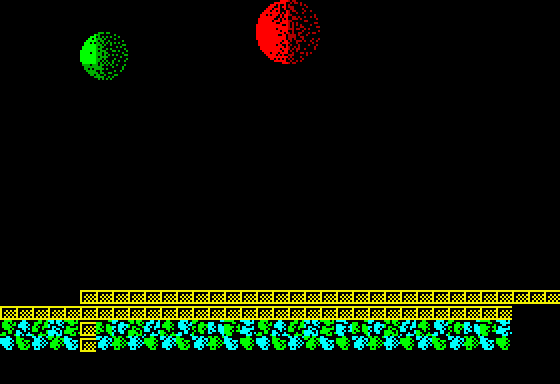

The image is a tile-based game level rendered from a .tmx file. Its description and complete source (layers, tilesets, objects, tile grids) follow:
An orthogonal 35x24 tile map with 16x16 px tiles, 1 tile layer (Collision), 3 tilesets, 1 image layer and 2 objects (vitorc, ammo_pack).

<map version="1.0" orientation="orthogonal" width="35" height="24" tilewidth="16" tileheight="16">
 <properties>
  <property name="background_color" value="#000000" />
  <property name="zoneNumber" value="111" />
  <property name="zoneSource" value="rusarh/exolon-esl asm/data_zone_data.asm" />
  <property name="nextLevel" value="L05S13" />
 </properties>
 <tileset firstgid="1" name="tiles" tilewidth="16" tileheight="16">
  <image source="tiles.png" width="240" height="512" />
 </tileset>
 <tileset firstgid="481" name="rocks" tilewidth="16" tileheight="16">
  <image source="rocks.png" width="512" height="48" />
 </tileset>
 <tileset firstgid="577" name="generated_terrain" tilewidth="16" tileheight="16">
  <image source="generated_terrain.png" width="256" height="16" />
 </tileset>
 <imagelayer name="Original Static Scenery">
  <image source="zone_111_original.png" width="512" height="384" />
 </imagelayer>
 <layer name="Collision" width="35" height="24">
  <data encoding="csv">0,0,0,0,0,0,0,0,0,0,0,0,0,0,0,0,0,0,0,0,0,0,0,0,0,0,0,0,0,0,0,0,0,0,0,
0,0,0,0,0,0,0,0,0,0,0,0,0,0,0,0,0,0,0,0,0,0,0,0,0,0,0,0,0,0,0,0,0,0,0,
0,0,0,0,0,0,0,0,0,0,0,0,0,0,0,0,0,0,0,0,0,0,0,0,0,0,0,0,0,0,0,0,0,0,0,
0,0,0,0,0,0,0,0,0,0,0,0,0,0,0,0,0,0,0,0,0,0,0,0,0,0,0,0,0,0,0,0,0,0,0,
0,0,0,0,0,0,0,0,0,0,0,0,0,0,0,0,0,0,0,0,0,0,0,0,0,0,0,0,0,0,0,0,0,0,0,
0,0,0,0,0,0,0,0,0,0,0,0,0,0,0,0,0,0,0,0,0,0,0,0,0,0,0,0,0,0,0,0,0,0,0,
0,0,0,0,0,0,0,0,0,0,0,0,0,0,0,0,0,0,0,0,0,0,0,0,0,0,0,0,0,0,0,0,0,0,0,
0,0,0,0,0,0,0,0,0,0,0,0,0,0,0,0,0,0,0,0,0,0,0,0,0,0,0,0,0,0,0,0,0,0,0,
0,0,0,0,0,0,0,0,0,0,0,0,0,0,0,0,0,0,0,0,0,0,0,0,0,0,0,0,0,0,0,0,0,0,0,
0,0,0,0,0,0,0,0,0,0,0,0,0,0,0,0,0,0,0,0,0,0,0,0,0,0,0,0,0,0,0,0,0,0,0,
0,0,0,0,0,0,0,0,0,0,0,0,0,0,0,0,0,0,0,0,0,0,0,0,0,0,0,0,0,0,0,0,0,0,0,
0,0,0,0,0,0,0,0,0,0,0,0,0,0,0,0,0,0,0,0,0,0,0,0,0,0,0,0,0,0,0,0,0,0,0,
0,0,0,0,0,0,0,0,0,0,0,0,0,0,0,0,0,0,0,0,0,0,0,0,0,0,0,0,0,0,0,0,0,0,0,
0,0,0,0,0,0,0,0,0,0,0,0,0,0,0,0,0,0,0,0,0,0,0,0,0,0,0,0,0,0,0,0,0,0,0,
0,0,0,0,0,0,0,0,0,0,0,0,0,0,0,0,0,0,0,0,0,0,0,0,0,0,0,0,0,0,0,0,0,0,0,
0,0,0,0,0,0,0,0,0,0,0,0,0,0,0,0,0,0,0,0,0,0,0,0,0,0,0,0,0,0,0,0,0,0,0,
0,0,0,0,0,0,0,0,0,0,0,0,0,0,0,0,0,0,0,0,0,0,0,0,0,0,0,0,0,0,0,0,0,0,0,
0,0,0,0,0,0,0,0,0,0,0,0,0,0,0,0,0,0,0,0,0,0,0,0,0,0,0,0,0,0,0,0,0,0,0,
0,0,0,0,0,1,1,1,1,1,1,1,1,1,1,1,1,1,1,1,1,1,1,1,1,1,1,1,1,1,1,1,1,1,1,
1,1,1,1,1,1,1,1,1,1,1,1,1,1,1,1,1,1,1,1,1,1,1,1,1,1,1,1,1,1,1,1,0,0,0,
0,0,0,0,0,1,0,0,0,0,0,0,0,0,0,0,0,0,0,0,0,0,0,0,0,0,0,0,0,0,0,0,0,0,0,
0,0,0,0,0,1,0,0,0,0,0,0,0,0,0,0,0,0,0,0,0,0,0,0,0,0,0,0,0,0,0,0,0,0,0,
0,0,0,0,0,0,0,0,0,0,0,0,0,0,0,0,0,0,0,0,0,0,0,0,0,0,0,0,0,0,0,0,0,0,0,
0,0,0,0,0,0,0,0,0,0,0,0,0,0,0,0,0,0,0,0,0,0,0,0,0,0,0,0,0,0,0,0,0,0,0</data>
 </layer>
 <objectgroup name="Objects">
  <object id="1" name="vitorc" x="0" y="320" />
  <object id="2" name="ammo_pack" x="144" y="288" width="32" height="32">
   <properties>
    <property name="sourceBlock" value="blk_box_white" />
   </properties>
  </object>
 </objectgroup>
</map>
